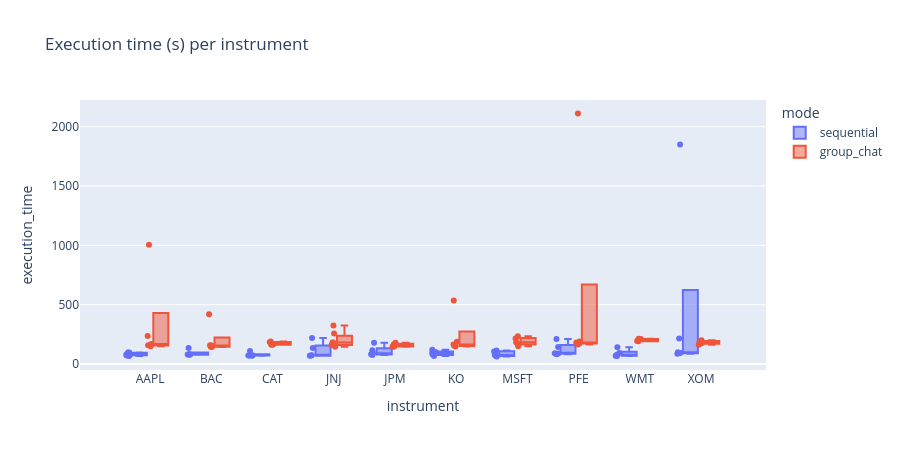

Notebook source saved alongside this figure:
### Code cell
# execution_time per instrument
fig = px.box(
    df.sort_values('instrument'), x='instrument', y='execution_time',
    color='mode', points='all',
    title='Execution time (s) per instrument'
)
fig.update_layout(height=450)
fig.show()

### Figure 1 — Plotly figure (JSON) as saved in the notebook; plotly's stock layout.template omitted (floating-point values rounded to 4 significant figures)
{"data": [{"alignmentgroup": "True", "boxpoints": "all", "hovertemplate": "mode=sequential<br>instrument=%{x}<br>execution_time=%{y}<extra></extra>", "legendgroup": "sequential", "marker": {"color": "#636efa"}, "name": "sequential", "notched": false, "offsetgroup": "sequential", "orientation": "v", "showlegend": true, "type": "box", "x": ["AAPL", "AAPL", "AAPL", "AAPL", "AAPL", "AAPL", "AAPL", "BAC", "BAC", "BAC", "BAC", "BAC", "CAT", "CAT", "CAT", "CAT", "CAT", "JNJ", "JNJ", "JNJ", "JNJ", "JNJ", "JPM", "JPM", "JPM", "JPM", "JPM", "KO", "KO", "KO", "KO", "KO", "MSFT", "MSFT", "MSFT", "MSFT", "MSFT", "PFE", "PFE", "PFE", "PFE", "PFE", "WMT", "WMT", "WMT", "WMT", "WMT", "XOM", "XOM", "XOM", "XOM", "XOM"], "x0": " ", "xaxis": "x", "y": [97.23, 78.48, 73.4, 67.29, 78.66, 97.99, 88.97, 79.01, 79.97, 135.1, 85.14, 80.57, 109.6, 73.78, 71.24, 72.45, 72.38, 69.78, 74.71, 220.3, 71.71, 136.6, 83.52, 91.79, 76.11, 180.8, 116.4, 101.2, 80.03, 92.71, 120.1, 68.44, 114.7, 76.7, 69.83, 63.98, 105.9, 89.25, 211.4, 143.0, 82.25, 92.21, 140.9, 69.83, 92.58, 78.19, 68.63, 88.02, 215.4, 92.43, 1850.0, 98.92], "y0": " ", "yaxis": "y"}, {"alignmentgroup": "True", "boxpoints": "all", "hovertemplate": "mode=group_chat<br>instrument=%{x}<br>execution_time=%{y}<extra></extra>", "legendgroup": "group_chat", "marker": {"color": "#EF553B"}, "name": "group_chat", "notched": false, "offsetgroup": "group_chat", "orientation": "v", "showlegend": true, "type": "box", "x": ["AAPL", "AAPL", "AAPL", "AAPL", "AAPL", "BAC", "BAC", "BAC", "BAC", "BAC", "CAT", "CAT", "CAT", "CAT", "CAT", "JNJ", "JNJ", "JNJ", "JNJ", "JNJ", "JNJ", "JNJ", "JPM", "JPM", "JPM", "JPM", "JPM", "KO", "KO", "KO", "KO", "KO", "MSFT", "MSFT", "MSFT", "MSFT", "MSFT", "PFE", "PFE", "PFE", "PFE", "PFE", "WMT", "WMT", "WMT", "WMT", "WMT", "XOM", "XOM", "XOM", "XOM", "XOM"], "x0": " ", "xaxis": "x", "y": [159.8, 168.8, 237.2, 1006.0, 151.0, 158.6, 419.5, 157.4, 146.7, 144.3, 183.2, 163.9, 163.9, 191.3, 168.4, 160.2, 160.2, 181.4, 182.7, 146.7, 325.2, 257.0, 168.0, 180.1, 153.3, 148.0, 146.2, 188.2, 155.2, 536.4, 147.9, 165.1, 234.5, 150.6, 183.9, 216.0, 170.9, 2111.0, 165.0, 175.9, 182.7, 191.0, 208.9, 193.7, 213.0, 192.8, 212.0, 175.4, 163.2, 180.8, 199.8, 193.6], "y0": " ", "yaxis": "y"}], "layout": {"boxmode": "group", "height": 450, "legend": {"title": {"text": "mode"}, "tracegroupgap": 0}, "title": {"text": "Execution time (s) per instrument"}, "xaxis": {"anchor": "y", "domain": [0, 1], "title": {"text": "instrument"}}, "yaxis": {"anchor": "x", "domain": [0, 1], "title": {"text": "execution_time"}}}}
